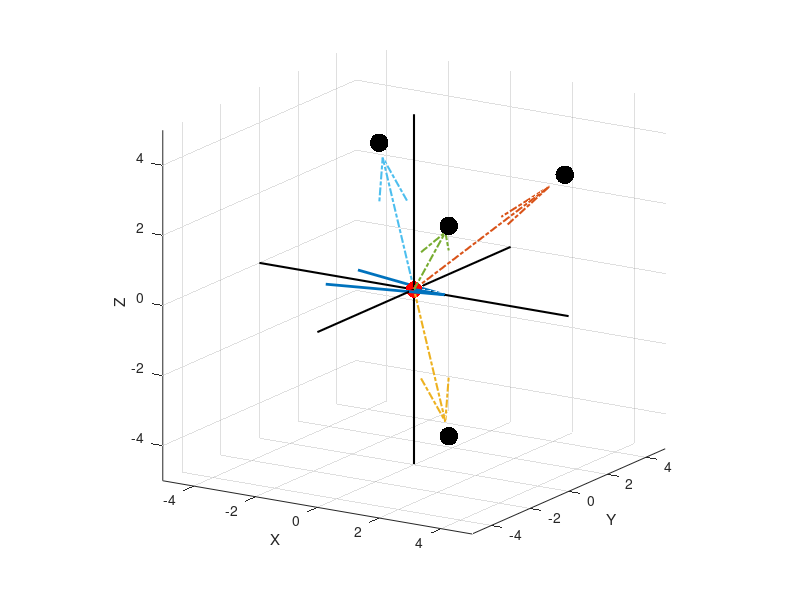

Write the MATLAB code that produced this figure. (Note: this script raises an error after producing the figure.)
clear all; clc; close all;
%%
global num_modes ng nd xg xr sig;
ng = 4; %number of goals. is a fixed parameter
nd = 3; %dimensionality of the problem.
num_modes = 2;
sig = 0.1; %std deviation for the entropy measurement.
% xg = [randsample(-4:4, ng);rand(1,ng)*8 - 4; randsample(-4:4, ng)] + rand(nd,1) - rand(nd,1); %random goal positions. These will be treated as fixed parameters.
xg= [3, -3, 3;
    3, 3, 3;
    -3, 3, 3;
    3, -3, -3]';
% xr = [randsample(-4:4, 1);randsample(-4:4, 1); randsample(-4:4, 1) ] + rand(nd,1) - rand(nd,1); %random current robot position. FIM would be evaluated at this robot position
xr = [0,0,0]';
uh = [1,0, 0]'; % user control command
%%
%PLOT GOALS AND ROBOT and UH
figure;
scatter3(xg(1,1:ng), xg(2,1:ng), xg(3,1:ng), 180, 'k', 'filled'); grid on; hold on;
xlabel('X'); ylabel('Y'); zlabel('Z');
scatter3(xr(1), xr(2), xr(3), 140, 'r', 'filled');
quiver3(xr(1), xr(2), xr(3), uh(1), uh(2), uh(3), 0, 'LineWidth', 2, 'MaxHeadSize', 2); %current robot velocity arrow
for i=1:ng %vectors connecting robot and goals.
    quiver3(xr(1), xr(2), xr(3), xg(1,i) - xr(1), xg(2,i) - xr(2), xg(3,i) - xr(3), 'LineWidth', 1.5, 'LineStyle', '-.');
end
xrange = [-5,5]; %set axis limits
yrange = [-5,5];
zrange = [-5,5];
line(xrange, [0,0], [0,0], 'Color', 'k', 'LineWidth', 1.5); %draw x and y axes.
line([0,0], yrange, [0,0], 'Color', 'k','LineWidth', 1.5);
line([0,0], [0,0], zrange, 'Color', 'k','LineWidth', 1.5);
axis([xrange, yrange, zrange]);
axis square;
view([32,16]);
%%
%%
%2D interface with two modes. xy and xz
%THe prior is uniform. p(uh) = 1 for uh
dtheta = 0.4;
ang = 0:dtheta:2*pi-dtheta;
EID_U1 = zeros(length(ang), 1);
for i=1:length(ang)
    uh1  = cos(ang(i));
    uh2 =  sin(ang(i));
    uh_t = [uh1, uh2, 0]'; %xy mode
    EID_U1(i) = det((1/sig^2)*(NumHessian(@compute_entropy, uh_t))*dtheta);
end
%%
EID_U2 = zeros(length(ang), 1);
for i=1:length(ang)
    uh1  = cos(ang(i));
    uh2 =  sin(ang(i));
    uh_t = [uh1, 0, uh2]'; %xz mode
    EID_U2(i) = det((1/sig^2)*(NumHessian(@compute_entropy, uh_t))*dtheta);
end

%%
clc;
EID_US = [sum(EID_U1); sum(EID_U2)];
disp(EID_US);
compute_best_mode(EID_US);


%% 
% Show best disambiguating modes for the entire workspace. 
min_ws = -4;
max_ws = 4;
num_steps = 6;
step_size = (max_ws - min_ws)/num_steps;
ax_p = (min_ws:step_size:max_ws)' +0.001;
[X,Y,Z] = meshgrid(ax_p);
ws_points = [X(:) Y(:) Z(:)];
disamb_modes = zeros(size(ws_points, 1), 1);

%%
for ii=1:size(ws_points,1)
    
    xr = ws_points(ii, :)';
    EID_U1 = 0; EID_U2 = 0;
    for i=1:length(ang)
        uh1  = cos(ang(i));
        uh2 =  sin(ang(i));
        uh_t = [uh1, uh2, 0]'; %xy mode
        EID_U1 = EID_U1 + det((1/sig^2)*(NumHessian(@compute_entropy, uh_t))*dtheta);
        uh_t = [uh1, 0, uh2]'; %xz mode
        EID_U2 = EID_U2 + det((1/sig^2)*(NumHessian(@compute_entropy, uh_t))*dtheta);
    end
    EID_US = [EID_U1; EID_U2];
%     fprintf('Control mode %s disambiguates the best \n', num2str(find(EID_US == max(EID_US))));
    disamb_modes(ii) = compute_best_mode(EID_US);
end
%%
%Show the results of the entire workspace simulations
figure;
scatter3(ws_points(disamb_modes == 1, 1), ws_points(disamb_modes == 1, 2),  ws_points(disamb_modes == 1, 3), 70, 'r', 'filled');grid on; hold on;
scatter3(ws_points(disamb_modes == 2, 1), ws_points(disamb_modes == 2, 2),  ws_points(disamb_modes == 2, 3), 70, 'g', 'filled');
scatter3(ws_points(disamb_modes == 3, 1), ws_points(disamb_modes == 3, 2),  ws_points(disamb_modes == 3, 3), 70, 'b', 'filled');
scatter3(xg(1,1:ng), xg(2,1:ng), xg(3,1:ng), 380, 'k', 'filled');
xrange = [-5,5]; %set axis limits
yrange = [-5,5];
zrange = [-5,5];
line(xrange, [0,0], [0,0], 'Color', 'r', 'LineWidth', 3.5); %draw x and y axes.
line([0,0], yrange, [0,0], 'Color', 'g','LineWidth', 3.5);
line([0,0], [0,0], zrange, 'Color', 'b','LineWidth', 3.5);
axis([xrange, yrange, zrange]);
axis square;xlabel('X'); ylabel('Y'); zlabel('Z');
view([32,16]);

%%
function best_val = compute_best_mode(EID_US)
%     
%     fprintf('The Disambiguation metric values for the control modes \n')
%     disp(EID_US);
    global num_modes;
    thresh = 10^-3;
    diff_p = squareform(pdist(EID_US)/max(abs(EID_US)));
    inds = find(diff_p < thresh);
    if length(inds) > num_modes
        fprintf('Control Mode 1 and 2 disambiguate equally!\n');
        best_val = 3;
    else
        fprintf('Control mode %s disambiguates the best \n', num2str(find(EID_US == max(EID_US))));
        best_val =  find(EID_US == max(EID_US));
    end
end